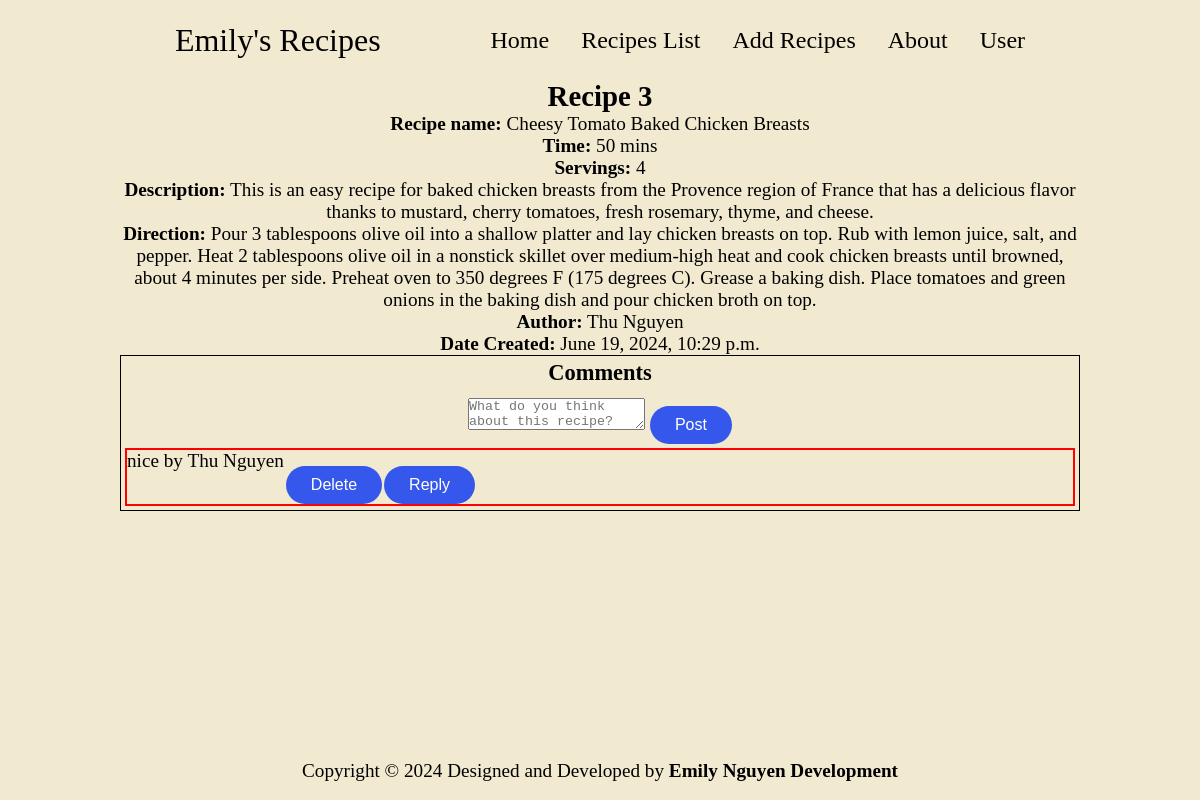
Page /recipes/3 (signed in) on the earlier database version.
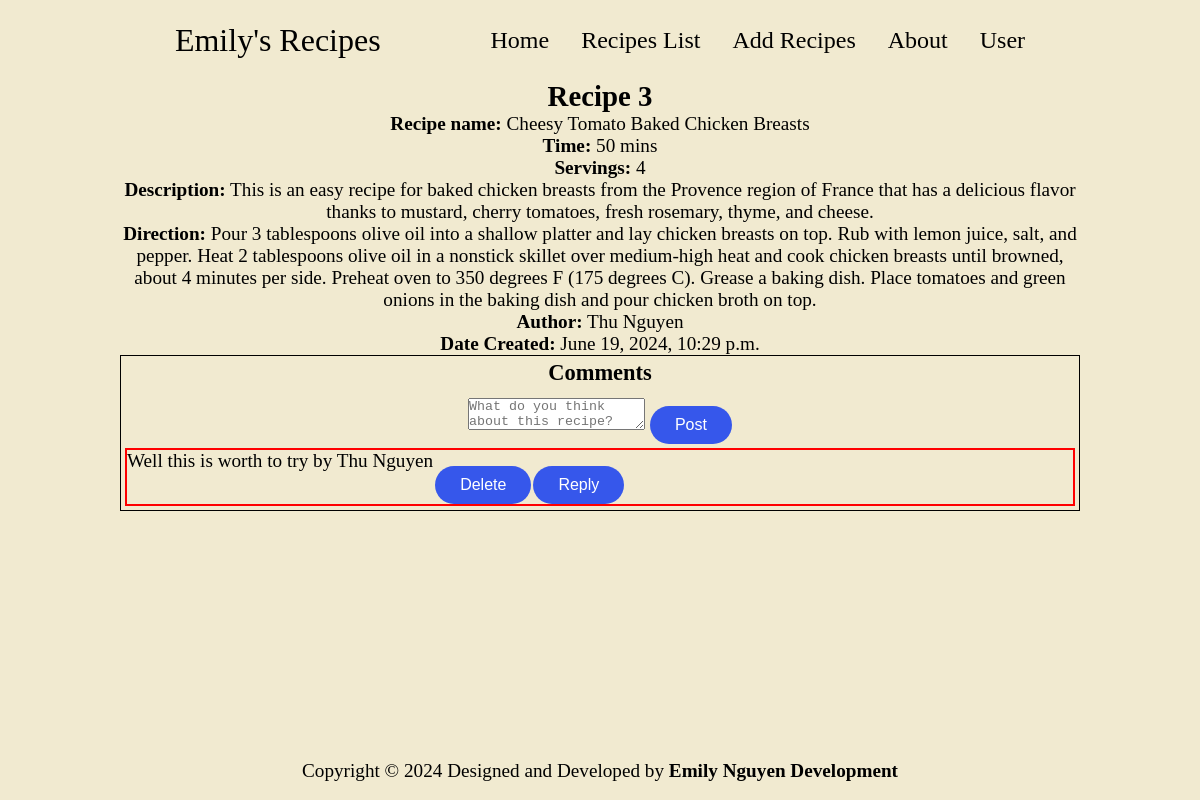
Same page on the later database version.
### recipes/models.py (models this page shows, shortened)
class Comment(models.Model):
    parent_id = models.ForeignKey('self', on_delete=models.CASCADE, related_name="replies", null=True, blank=True)
    author = models.ForeignKey(CustomUser, on_delete=models.CASCADE, related_name="comments", null=True)
    recipe = models.ForeignKey(Recipe, on_delete=models.CASCADE, related_name="comments")
    content = models.TextField()
    date_created = models.DateTimeField(auto_now_add=True)
    date_updated = models.DateTimeField(auto_now=True)

### users/models.py (models this page shows, shortened)
class CustomUser(AbstractBaseUser, PermissionsMixin):
    first = models.CharField(max_length=64, default="")
    last = models.CharField(max_length=64,  default="")
    username = models.CharField(max_length=64, default="", unique=True)
    email = models.EmailField(default="", unique=True)
    is_superuser = models.BooleanField(default=False)
    is_staff = models.BooleanField(default=False)
    date_created = models.DateTimeField(auto_now_add=True)
    last_login = models.DateTimeField(blank=True, null=True)
    objects = CustomUserManager()
    USERNAME_FIELD = "username"
    EMAIL_FIELD = "email"
    REQUIRED_FIELDS = ["email"]
    class Meta:
        verbose_name = 'User'
        verbose_name_plural = 'Users'
    def get_full_name(self):
        return f'{self.first} {self.last}'

### recipes/views.py (the view)
# urls.py: path('<int:recipe_id>', views.singleRecipe, name='recipe'),
def singleRecipe(request, recipe_id):
    recipe = Recipe.objects.get(pk=recipe_id)
    comments = Comment.objects.filter(recipe=recipe)
    return render(request, 'recipes/recipe.html',{
        'recipe': recipe,
        'comments': comments,
        'recipe_id': recipe_id,
    })

### recipes/templates/recipes/recipe.html (shortened to what this page needs)
{% extends "recipes/layout.html" %} {% load static %} {% block body %}
<section class="recipe">
  <h1>Recipe {{recipe.id}}</h1>
  <ul>
    <li><strong>Recipe name:</strong> {{recipe.name}}</li>
    <li><strong>Time:</strong> {{recipe.time}} mins</li>
    <li><strong>Servings:</strong> {{recipe.servings}}</li>
    <li><strong>Description:</strong> {{recipe.description}}</li>
    <li><strong>Direction:</strong> {{recipe.direction}}</li>
    <li><strong>Author:</strong> {{recipe.author.get_full_name}}</li>
    <li><strong>Date Created:</strong> {{recipe.date_created}}</li>
  </ul>
</section>
<section class="comments-container">
    <h3>Comments</h3>
  {% if user.is_authenticated %}
  <form action="{% url "recipes:addCmt" recipe_id=recipe.id %}" method="POST">
    <textarea name="new-comment" placeholder="What do you think about this recipe?" required></textarea>
    <input class="btn" type="submit" value="Post">
  </form>
  {% for comment in comments %}
  <div class="comment-card">
    <p>{{comment.content}} by {{comment.author.get_full_name}}</p>
    <form action="{% url 'recipes:delCmt' comment_id=comment.id recipe_id=recipe.id %}" method="POST">
      <button class="btn" onclick="return confirm('Are you sure you want to delete this comment?');">Delete</button>
    </form>
    <button class="btn" type="submit" >Reply</button>
  </div>
  {% endfor %}
  {% else %}
  <div>Please <a class="login-text" href="/users">log in</a> to view and write some comments on this recipe.</div>
  {% endif %}
</section>
{% endblock %}

Differences in the rows shown:
removed Comment: content "nice", author.get_full_name "Thu Nguyen"
added Comment: content "Well this is worth to try", author.get_full_name "Thu Nguyen"
